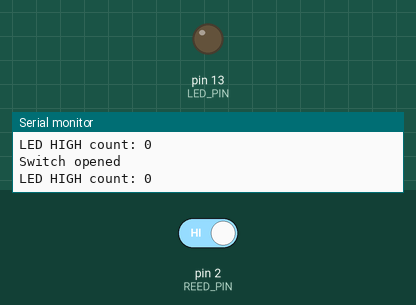
A sketch run on a simulated Arduino Uno, built with avr-gcc and run on an emulated ATmega328P. Shown: output pins drawn as LEDs (lit = HIGH), the last lines printed to the serial monitor. Inputs (shaded band) come from the test bench; at power-on: pin 2 (REED_PIN) HIGH.

Above: at 2.8 s.
2.9 s: pin 2 (REED_PIN) driven LOW
At 4.0 s:
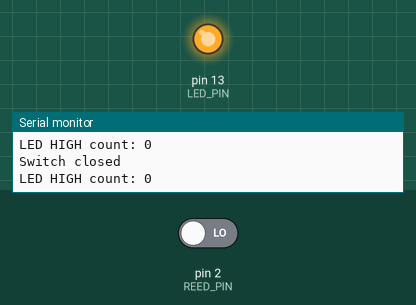
4.5 s: pin 2 (REED_PIN) driven HIGH
At 5.5 s:
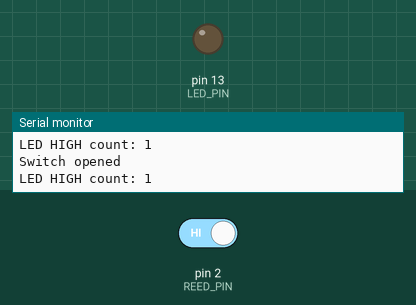
Timing chart, 0 to 7.5 s (numbered marks = the images above; inputs shaded):
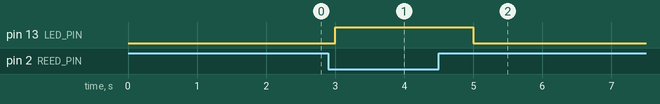

Measured:
- after the input at 2.9 s, pin 13 (LED_PIN): LOW → HIGH after 0.10 s
- after the input at 4.5 s, pin 13 (LED_PIN): HIGH → LOW after 0.50 s

The sketch:

png_meter.ino
```cpp
const int REED_PIN = 2;    // Pin connected to reed switch
const int LED_PIN = 13;    // LED pin
int ledHighCount = 0;       // Variable to count LED HIGH state
int previousLedState = LOW; // Variable to store the previous state of the LED

void setup() {
  Serial.begin(9600);
  pinMode(REED_PIN, INPUT_PULLUP);    // Enable internal pull-up for the reed switch
  pinMode(LED_PIN, OUTPUT);
}

void loop() {
  int proximity = digitalRead(REED_PIN); // Read the state of the switch
  int ledState = digitalRead(LED_PIN);   // Read the state of the LED

  // If the pin reads low, the switch is closed.
  if (proximity == LOW) {
    Serial.println("Switch closed");
    digitalWrite(LED_PIN, HIGH);    // Turn the LED on
  }
  else {
    Serial.println("Switch opened");
    digitalWrite(LED_PIN, LOW);      // Turn the LED off
  }

  // Check if the LED has transitioned from LOW to HIGH
  if (ledState == HIGH && previousLedState == LOW) {
    ledHighCount++;
  }

  // Store the current LED state for the next iteration
  previousLedState = ledState;

  // Print the LED HIGH count to the serial monitor
  Serial.print("LED HIGH count: ");
  Serial.println(ledHighCount);

  delay(1000); // You can adjust this delay to control the rate of counting
}
```
